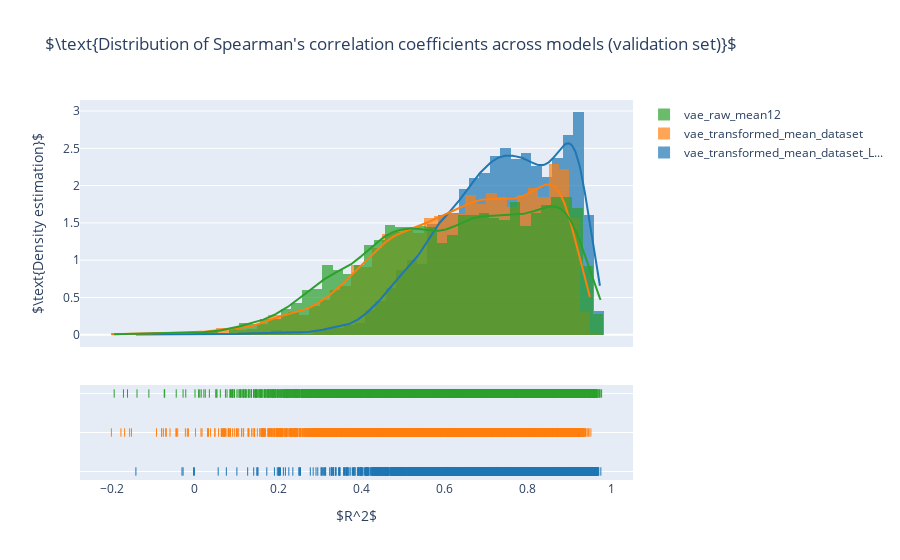

This figure's notebook cell:
### Code cell
fig = ff.create_distplot(hist_data, group_labels, bin_size=[.025] * len(hist_data), show_rug=True)
# import plotly.express as px
# fig = px.histogram(df, x='spearman', color='instance', marginal='box')
layout = go.Layout(
    title='$\\text{Distribution of Spearman\'s correlation coefficients across models (validation set)}$',
    xaxis_title='$R^2$',
    yaxis_title='$\\text{Density estimation}$')
fig.update_layout(layout)
iplot(fig)

### Figure 1 — Plotly figure (JSON) as saved in the notebook; plotly's stock layout.template omitted (floating-point values rounded to 4 significant figures; data arrays with more than 128 entries replaced by an {"elided": "..."} marker saying what was removed)
{"data": [{"histnorm": "probability density", "legendgroup": "vae_transformed_mean_dataset_L...", "marker": {"color": "rgb(31, 119, 180)"}, "name": "vae_transformed_mean_dataset_L...", "opacity": 0.7, "type": "histogram", "x": {"elided": "4641 float values"}, "xaxis": "x", "xbins": {"end": 0.9753, "size": 0.025, "start": -0.1414}, "yaxis": "y"}, {"histnorm": "probability density", "legendgroup": "vae_transformed_mean_dataset", "marker": {"color": "rgb(255, 127, 14)"}, "name": "vae_transformed_mean_dataset", "opacity": 0.7, "type": "histogram", "x": {"elided": "4641 float values"}, "xaxis": "x", "xbins": {"end": 0.9513, "size": 0.025, "start": -0.2002}, "yaxis": "y"}, {"histnorm": "probability density", "legendgroup": "vae_raw_mean12", "marker": {"color": "rgb(44, 160, 44)"}, "name": "vae_raw_mean12", "opacity": 0.7, "type": "histogram", "x": {"elided": "4641 float values"}, "xaxis": "x", "xbins": {"end": 0.9771, "size": 0.025, "start": -0.1935}, "yaxis": "y"}, {"legendgroup": "vae_transformed_mean_dataset_L...", "marker": {"color": "rgb(31, 119, 180)"}, "mode": "lines", "name": "vae_transformed_mean_dataset_L...", "showlegend": false, "type": "scatter", "x": {"elided": "500 float values"}, "xaxis": "x", "y": {"elided": "500 float values"}, "yaxis": "y"}, {"legendgroup": "vae_transformed_mean_dataset", "marker": {"color": "rgb(255, 127, 14)"}, "mode": "lines", "name": "vae_transformed_mean_dataset", "showlegend": false, "type": "scatter", "x": {"elided": "500 float values"}, "xaxis": "x", "y": {"elided": "500 float values"}, "yaxis": "y"}, {"legendgroup": "vae_raw_mean12", "marker": {"color": "rgb(44, 160, 44)"}, "mode": "lines", "name": "vae_raw_mean12", "showlegend": false, "type": "scatter", "x": {"elided": "500 float values"}, "xaxis": "x", "y": {"elided": "500 float values"}, "yaxis": "y"}, {"legendgroup": "vae_transformed_mean_dataset_L...", "marker": {"color": "rgb(31, 119, 180)", "symbol": "line-ns-open"}, "mode": "markers", "name": "vae_transformed_mean_dataset_L...", "showlegend": false, "type": "scatter", "x": {"elided": "4641 float values"}, "xaxis": "x", "y": {"elided": "4641 str values"}, "yaxis": "y2"}, {"legendgroup": "vae_transformed_mean_dataset", "marker": {"color": "rgb(255, 127, 14)", "symbol": "line-ns-open"}, "mode": "markers", "name": "vae_transformed_mean_dataset", "showlegend": false, "type": "scatter", "x": {"elided": "4641 float values"}, "xaxis": "x", "y": {"elided": "4641 str values"}, "yaxis": "y2"}, {"legendgroup": "vae_raw_mean12", "marker": {"color": "rgb(44, 160, 44)", "symbol": "line-ns-open"}, "mode": "markers", "name": "vae_raw_mean12", "showlegend": false, "type": "scatter", "x": {"elided": "4641 float values"}, "xaxis": "x", "y": {"elided": "4641 str values"}, "yaxis": "y2"}], "layout": {"autosize": true, "barmode": "overlay", "hovermode": "closest", "legend": {"traceorder": "reversed"}, "title": {"text": "$\\text{Distribution of Spearman's correlation coefficients across models (validation set)}$"}, "xaxis": {"anchor": "y2", "autorange": true, "domain": [0, 1], "range": [-0.2704, 1.047], "title": {"text": "$R^2$"}, "type": "linear", "zeroline": false}, "yaxis": {"anchor": "free", "autorange": true, "domain": [0.35, 1], "position": 0, "range": [-0.1645, 3.148], "title": {"text": "$\\text{Density estimation}$"}, "type": "linear"}, "yaxis2": {"anchor": "x", "autorange": true, "domain": [0, 0.25], "dtick": 1, "range": [-0.2676, 2.268], "showticklabels": false, "type": "category"}}}
